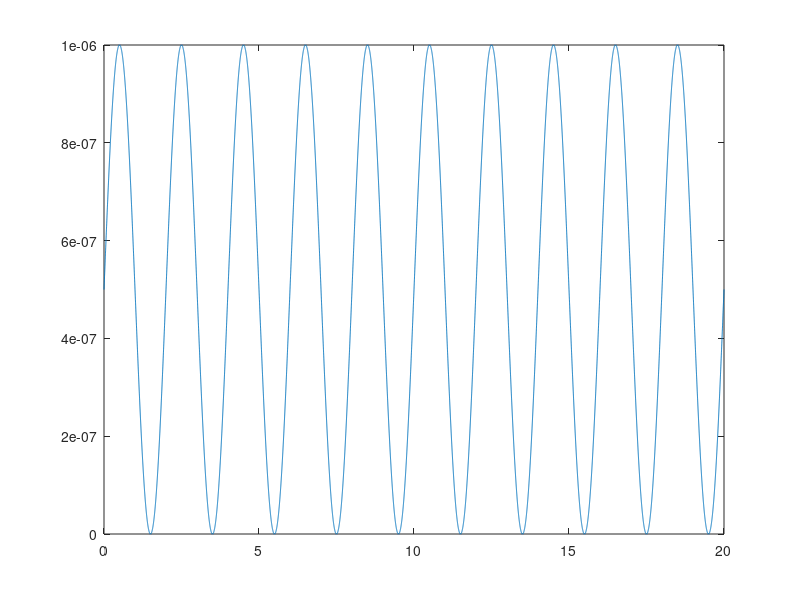

Recreate this plot in MATLAB. (Note: this script raises an error after producing the figure.)
clear all
close all

%% Initialize calcium
% This stuff is arbitrary for now. Where we define whatever calcium signal 
% we want to measure.

tca = 0:0.001:20;
hz = 0.5;
camax = 1e-6;

ca = (sin(tca*hz*(2*pi)) + 1)/2 * camax;

figure(2)
plot(tca, ca)

%% Define parameters

% Ka = kon/koff
% Km = (kr + kcat)/kf

% Ka for k2/k3 is ~ 10^6 (per K1 in (Park et al. 2007) and doi:10.1006/abio.2002.5661)
% Km for Tev is ~0.065, Kcat for TEV is 0.3?

Ka_CaM = 1e6;
Km_TEV = 0.065e-3; % in M

k2 = 1e8; % arbitrary
k3 = k2 / Ka_CaM; % given k2 and K1 from the paper, this is k3
kcat = 0.3; % From lit
Ctrans = 1e-8; % arbitrary

k = [k2, k3, Km_TEV, kcat, Ctrans];

%% Initialize, run ODE solver

% y = [[E], [EC], [I], [ECI], [A]]'

% Initial conditions
% y0 = [1e-6, 0, 1e-4, 0, 0]'; % concentrations in M
y0 = [1e-6, 0, 1e-4, 0]';
timeBounds = [0, 10];

f = defineCaTEVOde(ca, k);

% ode23 is less accurate than ode45, but faster.
[T, Y] = ode45(f, timeBounds, y0);
% [T, Y] = ode23(f, timeBounds, y0);
% [T, Y] = ode113(f, timeBounds, y0);

%% Plot

labels = {'E', 'EC', 'I', 'A'};

figure(3)
subplot(size(Y,2)+1,1,1)
plot(T, ca(round(T*1000)+1))
title('Ca^{2+}')
for i = 1:size(Y,2)
    subplot(size(Y,2)+1,1,i+1)
    plot(T, Y(:,i))
    title(labels{i})
end